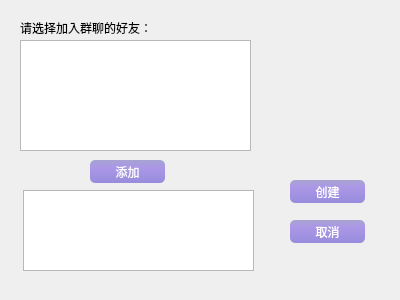
<?xml version="1.0" encoding="UTF-8"?>
<ui version="4.0">
 <class>creategroup</class>
 <widget class="QDialog" name="creategroup">
  <property name="geometry">
   <rect>
    <x>0</x>
    <y>0</y>
    <width>400</width>
    <height>300</height>
   </rect>
  </property>
  <property name="windowTitle">
   <string>Dialog</string>
  </property>
  <widget class="QPushButton" name="pushButton">
   <property name="geometry">
    <rect>
     <x>90</x>
     <y>160</y>
     <width>75</width>
     <height>23</height>
    </rect>
   </property>
   <property name="styleSheet">
    <string notr="true">QPushButton:hover{
			color: rgb(255, 255, 255); 
            background: qlineargradient(x1:0, y1:0, x2:0, y2:1, stop:0 rgb(130,120,226), stop:0.3 rgb(120,130,230), stop:1 rgb(125,140,226));
            border:1px;  
            border-radius:5px; 
            padding:2px 4px;
}
QPushButton{
			color: rgb(255, 255, 255);
            background: qlineargradient(x1:0, y1:0, x2:0, y2:1, stop:0 rgb(166,164,208), stop:0.3 rgb(171,152,230), stop:1 rgb(152,140,220));
            border:1px;
            border-radius:5px; 
            padding:2px 4px;  
}
QPushButton:pressed{    
            color: rgb(255, 255, 255); 
            background: qlineargradient(x1:0, y1:0, x2:0, y2:1, stop:0 rgb(240,156,121), stop:0.3 rgb(220,160,140), stop:1 rgb(230,140,120));  
            border:1px;  
            border-radius:5px;
            padding:2px 4px; 
        }
</string>
   </property>
   <property name="text">
    <string>添加</string>
   </property>
  </widget>
  <widget class="QTextEdit" name="textEdit_2">
   <property name="geometry">
    <rect>
     <x>23</x>
     <y>190</y>
     <width>231</width>
     <height>81</height>
    </rect>
   </property>
  </widget>
  <widget class="QLabel" name="label">
   <property name="geometry">
    <rect>
     <x>20</x>
     <y>20</y>
     <width>161</width>
     <height>16</height>
    </rect>
   </property>
   <property name="text">
    <string>请选择加入群聊的好友：</string>
   </property>
  </widget>
  <widget class="QTextBrowser" name="textBrowser">
   <property name="geometry">
    <rect>
     <x>20</x>
     <y>40</y>
     <width>231</width>
     <height>111</height>
    </rect>
   </property>
  </widget>
  <widget class="QPushButton" name="createButton">
   <property name="geometry">
    <rect>
     <x>290</x>
     <y>180</y>
     <width>75</width>
     <height>23</height>
    </rect>
   </property>
   <property name="styleSheet">
    <string notr="true">QPushButton:hover{
			color: rgb(255, 255, 255); 
            background: qlineargradient(x1:0, y1:0, x2:0, y2:1, stop:0 rgb(130,120,226), stop:0.3 rgb(120,130,230), stop:1 rgb(125,140,226));
            border:1px;  
            border-radius:5px; 
            padding:2px 4px;
}
QPushButton{
			color: rgb(255, 255, 255);
            background: qlineargradient(x1:0, y1:0, x2:0, y2:1, stop:0 rgb(166,164,208), stop:0.3 rgb(171,152,230), stop:1 rgb(152,140,220));
            border:1px;
            border-radius:5px; 
            padding:2px 4px;  
}
QPushButton:pressed{    
            color: rgb(255, 255, 255); 
            background: qlineargradient(x1:0, y1:0, x2:0, y2:1, stop:0 rgb(240,156,121), stop:0.3 rgb(220,160,140), stop:1 rgb(230,140,120));  
            border:1px;  
            border-radius:5px;
            padding:2px 4px; 
        }
</string>
   </property>
   <property name="text">
    <string>创建</string>
   </property>
  </widget>
  <widget class="QPushButton" name="pushButton_3">
   <property name="geometry">
    <rect>
     <x>290</x>
     <y>220</y>
     <width>75</width>
     <height>23</height>
    </rect>
   </property>
   <property name="styleSheet">
    <string notr="true">QPushButton:hover{
			color: rgb(255, 255, 255); 
            background: qlineargradient(x1:0, y1:0, x2:0, y2:1, stop:0 rgb(130,120,226), stop:0.3 rgb(120,130,230), stop:1 rgb(125,140,226));
            border:1px;  
            border-radius:5px; 
            padding:2px 4px;
}
QPushButton{
			color: rgb(255, 255, 255);
            background: qlineargradient(x1:0, y1:0, x2:0, y2:1, stop:0 rgb(166,164,208), stop:0.3 rgb(171,152,230), stop:1 rgb(152,140,220));
            border:1px;
            border-radius:5px; 
            padding:2px 4px;  
}
QPushButton:pressed{    
            color: rgb(255, 255, 255); 
            background: qlineargradient(x1:0, y1:0, x2:0, y2:1, stop:0 rgb(240,156,121), stop:0.3 rgb(220,160,140), stop:1 rgb(230,140,120));  
            border:1px;  
            border-radius:5px;
            padding:2px 4px; 
        }
</string>
   </property>
   <property name="text">
    <string>取消</string>
   </property>
  </widget>
  <widget class="QWidget" name="widget" native="true">
   <property name="geometry">
    <rect>
     <x>0</x>
     <y>0</y>
     <width>401</width>
     <height>301</height>
    </rect>
   </property>
   <property name="styleSheet">
    <string notr="true">#widget{border-image:url(:/new/prefix2/Picture/talkDialogBackgroud2.jpg);}</string>
   </property>
  </widget>
  <zorder>widget</zorder>
  <zorder>pushButton</zorder>
  <zorder>textEdit_2</zorder>
  <zorder>label</zorder>
  <zorder>textBrowser</zorder>
  <zorder>createButton</zorder>
  <zorder>pushButton_3</zorder>
 </widget>
 <resources/>
 <connections/>
</ui>
